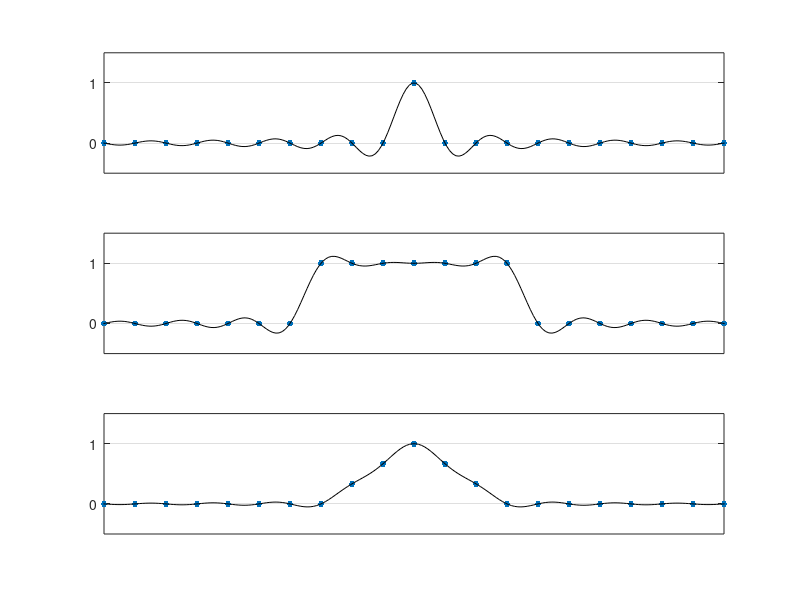

This chart was generated by the following MATLAB code:
%P3  band-limited interpolation

%% Figure style.
close all;
scrsz = get(groot,'ScreenSize');
figure('position', [100   100   4/5*scrsz(3:4)]); 

%% Main script.
h = 1; xmax = 10; clf
x = -xmax:h:xmax;                       % computational grid
xx = -xmax-h/20:h/10:xmax+h/20;         % plotting grid
for plt = 1:3
    subplot(3,1,plt);
    switch plt
        case 1, v = (x==0);             % delta function
        case 2, v = (abs(x)<=3);        % square wave
        case 3, v = max(0, 1-abs(x)/3); % hat function
    end
    plot(x, v, '.', 'markersize', 14), grid on
    p = zeros(size(xx));
    for i = 1:length(x)
        p = p + v(i)*sin(pi*(xx-x(i))/h)./(pi*(xx-x(i))/h);
    end
    line(xx, p, 'linewidth', 0.7, 'color','k'), axis([-xmax xmax -0.5 1.5]);
    set(gca, 'xtick', []), set(gca, 'ytick', [0 1]);
end